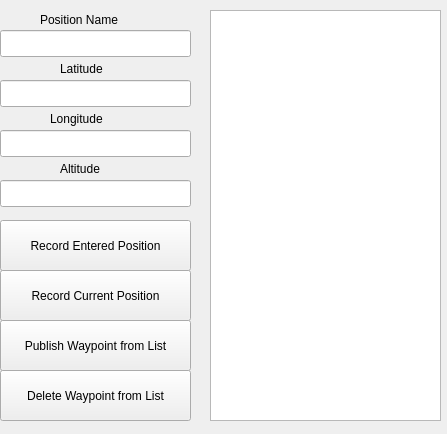
<?xml version="1.0" encoding="UTF-8"?>
<ui version="4.0">
 <class>GPSPlugin</class>
 <widget class="QWidget" name="GPSPlugin">
  <property name="geometry">
   <rect>
    <x>0</x>
    <y>0</y>
    <width>447</width>
    <height>434</height>
   </rect>
  </property>
  <property name="windowTitle">
   <string>GPS</string>
  </property>
  <widget class="QLineEdit" name="lat_in">
   <property name="geometry">
    <rect>
     <x>0</x>
     <y>80</y>
     <width>191</width>
     <height>27</height>
    </rect>
   </property>
  </widget>
  <widget class="QLineEdit" name="long_in">
   <property name="geometry">
    <rect>
     <x>0</x>
     <y>130</y>
     <width>191</width>
     <height>27</height>
    </rect>
   </property>
  </widget>
  <widget class="QLabel" name="lat">
   <property name="geometry">
    <rect>
     <x>60</x>
     <y>60</y>
     <width>66</width>
     <height>17</height>
    </rect>
   </property>
   <property name="text">
    <string>Latitude</string>
   </property>
  </widget>
  <widget class="QLabel" name="long_">
   <property name="geometry">
    <rect>
     <x>50</x>
     <y>110</y>
     <width>71</width>
     <height>17</height>
    </rect>
   </property>
   <property name="text">
    <string>Longitude</string>
   </property>
  </widget>
  <widget class="QPushButton" name="record_current_waypoint">
   <property name="geometry">
    <rect>
     <x>0</x>
     <y>270</y>
     <width>191</width>
     <height>51</height>
    </rect>
   </property>
   <property name="text">
    <string>Record Current Position</string>
   </property>
  </widget>
  <widget class="QLineEdit" name="alt_in">
   <property name="geometry">
    <rect>
     <x>0</x>
     <y>180</y>
     <width>191</width>
     <height>27</height>
    </rect>
   </property>
  </widget>
  <widget class="QLabel" name="long_1">
   <property name="geometry">
    <rect>
     <x>60</x>
     <y>160</y>
     <width>66</width>
     <height>17</height>
    </rect>
   </property>
   <property name="text">
    <string>Altitude</string>
   </property>
  </widget>
  <widget class="QListWidget" name="waypoint_list">
   <property name="geometry">
    <rect>
     <x>210</x>
     <y>10</y>
     <width>231</width>
     <height>411</height>
    </rect>
   </property>
  </widget>
  <widget class="QPushButton" name="publish_waypoint_list">
   <property name="geometry">
    <rect>
     <x>0</x>
     <y>320</y>
     <width>191</width>
     <height>51</height>
    </rect>
   </property>
   <property name="text">
    <string>Publish Waypoint from List</string>
   </property>
  </widget>
  <widget class="QLineEdit" name="waypoint_name">
   <property name="geometry">
    <rect>
     <x>0</x>
     <y>30</y>
     <width>191</width>
     <height>27</height>
    </rect>
   </property>
  </widget>
  <widget class="QLabel" name="long_2">
   <property name="geometry">
    <rect>
     <x>40</x>
     <y>10</y>
     <width>111</width>
     <height>20</height>
    </rect>
   </property>
   <property name="text">
    <string>Position Name</string>
   </property>
  </widget>
  <widget class="QPushButton" name="record_entered_waypoint">
   <property name="geometry">
    <rect>
     <x>0</x>
     <y>220</y>
     <width>191</width>
     <height>51</height>
    </rect>
   </property>
   <property name="text">
    <string>Record Entered Position</string>
   </property>
  </widget>
  <widget class="QPushButton" name="delete_">
   <property name="geometry">
    <rect>
     <x>0</x>
     <y>370</y>
     <width>191</width>
     <height>51</height>
    </rect>
   </property>
   <property name="text">
    <string>Delete Waypoint from List</string>
   </property>
  </widget>
 </widget>
 <layoutdefault spacing="6" margin="11"/>
 <resources/>
 <connections/>
</ui>
